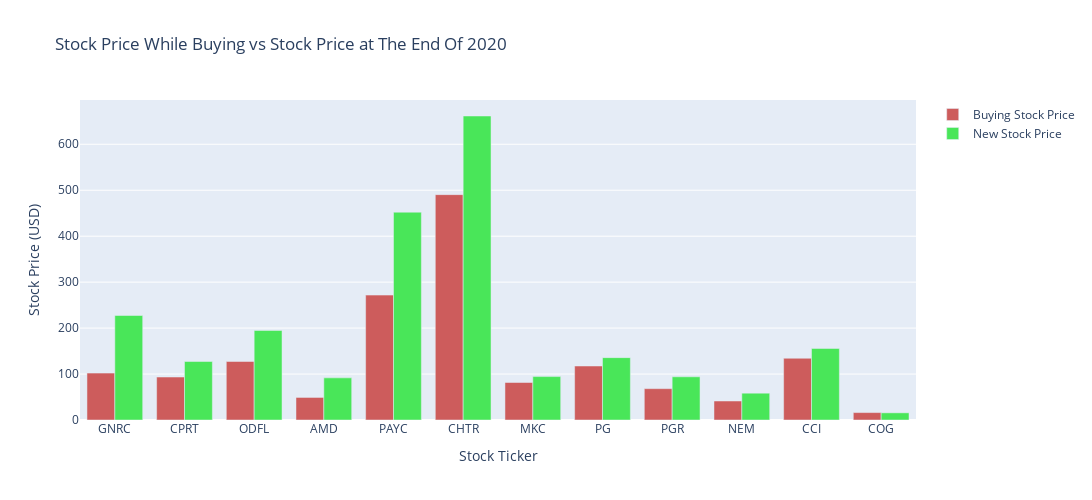

Notebook source saved alongside this figure:
### Code cell
fig = go.Figure()
fig.add_trace(go.Bar(
    x=new_df["Stock Name"],
    y=new_df["Buying Stock Price"],
    name="Buying Stock Price",
    marker_color='indianred'
))
fig.add_trace(go.Bar(
    x=new_df["Stock Name"],
    y=new_df["New Stock Price"],
    name="New Stock Price",
    marker_color='#49e659'
))

# Here we modify the tickangle of the xaxis, resulting in rotated labels.
fig.update_layout(barmode='group',
                  title="Stock Price While Buying vs Stock Price at The End Of 2020",
                  xaxis_title="Stock Ticker",
                  yaxis_title="Stock Price (USD)",
                  height=500,
                  width=1200)
fig.show()

### Figure 1 — Plotly figure (JSON) as saved in the notebook; plotly's stock layout.template omitted (floating-point values rounded to 4 significant figures)
{"data": [{"marker": {"color": "indianred"}, "name": "Buying Stock Price", "type": "bar", "x": ["GNRC", "CPRT", "ODFL", "AMD", "PAYC", "CHTR", "MKC", "PG", "PGR", "NEM", "CCI", "COG"], "y": [102.0, 93.48, 127.4, 49.1, 271.8, 490.4, 81.58, 117.5, 68.21, 41.35, 134.4, 16.15]}, {"marker": {"color": "#49e659"}, "name": "New Stock Price", "type": "bar", "x": ["GNRC", "CPRT", "ODFL", "AMD", "PAYC", "CHTR", "MKC", "PG", "PGR", "NEM", "CCI", "COG"], "y": [227.4, 127.2, 194.9, 91.71, 452.2, 661.5, 94.46, 135.7, 93.98, 58.31, 155.7, 15.61]}], "layout": {"barmode": "group", "height": 500, "title": {"text": "Stock Price While Buying vs Stock Price at The End Of 2020"}, "width": 1200, "xaxis": {"title": {"text": "Stock Ticker"}}, "yaxis": {"title": {"text": "Stock Price (USD)"}}}}
